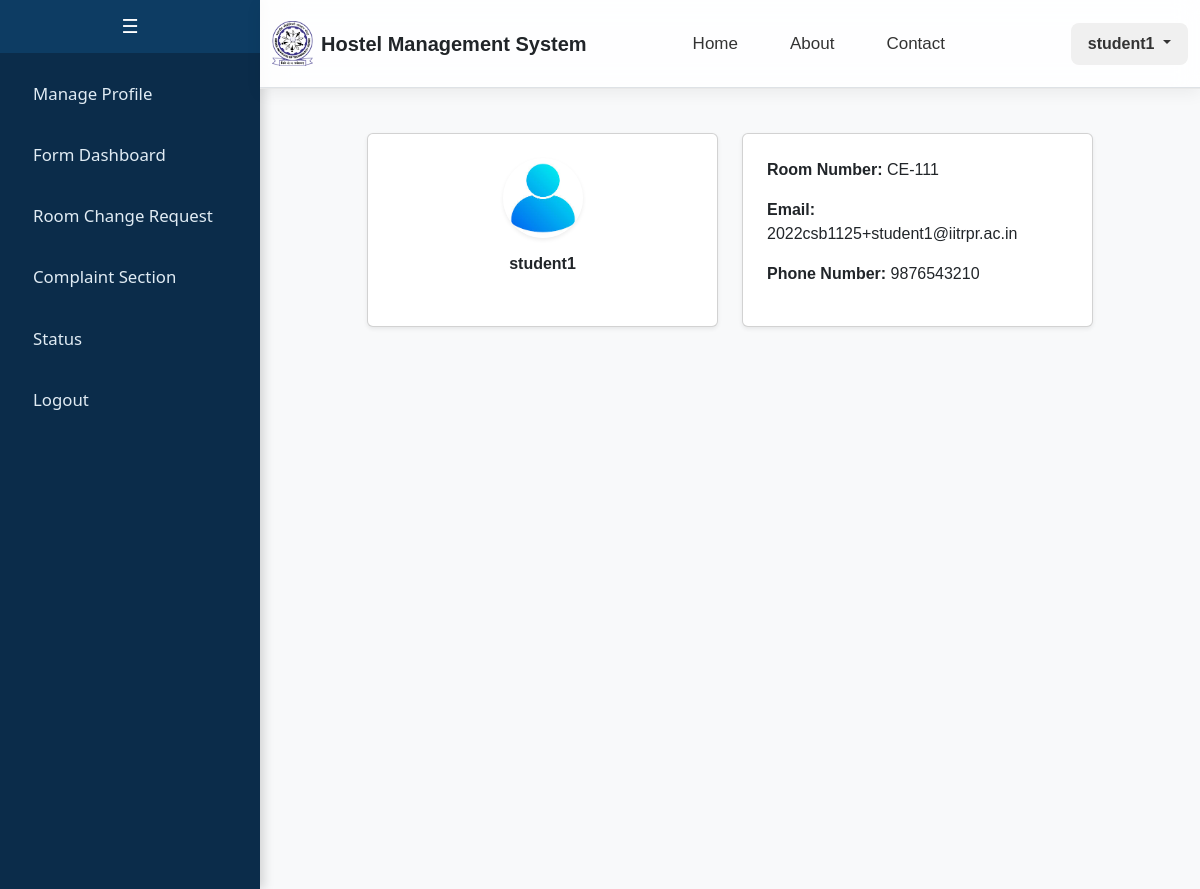
The app's page /student (signed in), older data.
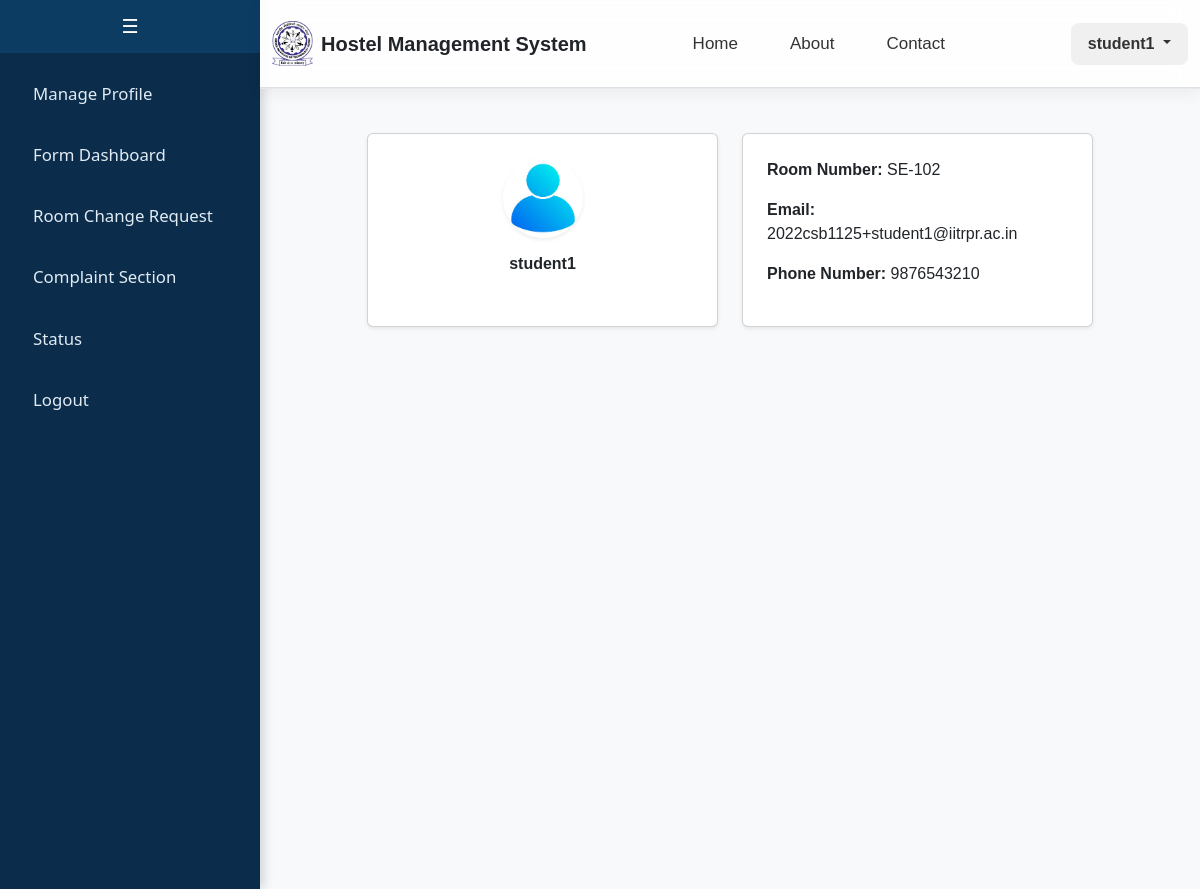
The same page, newer data.
### app/models.py (models this page shows)
class Student(db.Model):
    __tablename__ = 'student'
    student_id = db.Column(db.Integer, db.ForeignKey('custom_user.id', ondelete='CASCADE'), primary_key=True)
    department = db.Column(db.String(100))
    student_phone = db.Column(db.String(10))
    student_roll = db.Column(db.String(15), unique=True)
    student_year = db.Column(db.Integer)
    student_room_no = db.Column(db.String(20))
    student_batch = db.Column(db.String(20))

### app/student.py (the view)
@student_bp.route("/student", methods=["GET"])
def profile():
    if 'user_id' not in session or session.get('user_role') != 'student':
        return redirect(url_for('auth.login'))
    user_id = session['user_id']
    user = CustomUser.query.get(user_id)
    student = Student.query.filter_by(student_id=user_id).first()
    if user is None or student is None:
        return redirect(url_for('auth.login'))
    internship_application = InternshipApplication.query.filter_by(email=user.email).first()
    return render_template("student/profile.html", user=user, student=student, internship_application=internship_application)

### templates/student/profile.html
{% extends "student/base.html" %}
{% block content %}
<div class="container mt-4">
    <div class="row justify-content-center">
        <div class="col-md-10">
            <div class="row d-flex align-items-stretch">
                <div class="col-md-6">
                    <div class="card p-4 shadow-sm text-center h-100">
                        <div class="d-flex justify-content-center">
                            <img src="{{ url_for('static', filename='profile_pic.png') }}" class="rounded-circle shadow-sm mb-3" width="80" height="80" alt="Profile Picture">
                        </div>
                        <h6 class="fw-bold">{{ user.name }}</h6>
                    </div>
                </div>
                <div class="col-md-6">
                    <div class="card p-4 shadow-sm h-100">
                        <p><strong>Room Number:</strong> {{ student.student_room_no if student.student_room_no else 'Undefined' }}</p>
                        <p><strong>Email:</strong> {{ user.email }}</p>
                        <p><strong>Phone Number:</strong> {{ student.student_phone if student.student_phone else 'Undefined' }}</p>
                    </div>
                </div>
            </div>
        </div>
    </div>
</div>
{% endblock %}

Row changes from the older to the newer data that the page shows:
changed Student: student_room_no "CE-111" → "SE-102"
